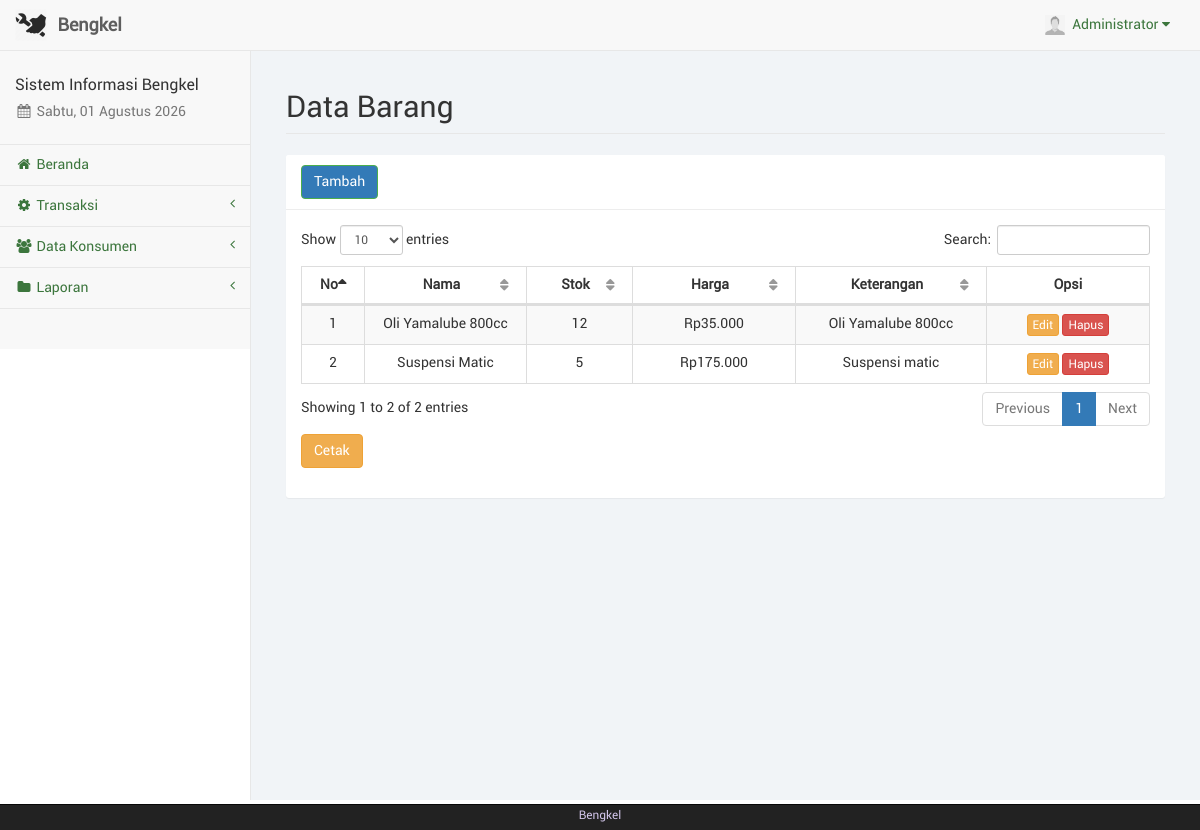
The page /barang.php (signed in) on the database its author committed.
### tables this page shows
CREATE TABLE IF NOT EXISTS `barangjasa` (
  `id_brg` int(11) NOT NULL,
  `nama` varchar(100) NOT NULL,
  `jenis` varchar(20) NOT NULL,
  `stok` varchar(10) NOT NULL,
  `harga` varchar(20) NOT NULL,
  `keterangan` text NOT NULL,
  `id_adm` int(11) NOT NULL
);

### sess_check.php (called while the page is built, shortened)
<?php
	$chk_sess = isset($_SESSION['admin']) ? (int)$_SESSION['admin'] : 0;
	include("dist/config/koneksi.php");
	$sql_sess = "SELECT * FROM admin WHERE id_adm='$chk_sess'";
	$ress_sess = mysqli_query($conn, $sql_sess);
	$row_sess = mysqli_fetch_array($ress_sess);
	$sess_admname = $row_sess['nama_adm'];
	$sess_admfoto = $row_sess['foto_adm'];
?>

### dist/function/format_rupiah.php (called while the page is built, shortened)
<?php
	function format_rupiah($rp) {
		$jumlah = number_format($rp, 0, ",", ".");
		$rupiah = "Rp". $jumlah;
		return $rupiah;
	}
?>

### barang.php (the view, shortened to what this page needs)
<?php
	include("sess_check.php");
	$pagedesc = "Data Barang";
	include("layout_top.php");
	include("dist/function/format_rupiah.php");
?>
		<div id="page-wrapper">
            <div class="container-fluid">
                <div class="row">
                    <div class="col-lg-12">
                        <h1 class="page-header">Data Barang</h1>
                    </div>
                </div>
				<div class="row">
					<div class="col-lg-12"><?php include("layout_alert.php"); ?></div>
				</div>
				<div class="row">
					<div class="col-lg-12">
						<div class="panel panel-default">
							<div class="panel-heading">
								<a href="barang_tambah.php" class="btn btn-success">Tambah</a>
							</div>
							<div class="panel-body">
								<table class="table table-striped table-bordered table-hover" id="tabel-data">
									<thead>
										<tr>
											<th width="1%">No</th>
											<th width="10%">Nama</th>
											<th width="5%">Stok</th>
											<th width="10%">Harga</th>
											<th width="10%">Keterangan</th>
											<th width="10%">Opsi</th>
										</tr>
									</thead>
									<tbody>
										<?php
											$i = 1;
											$sql = "SELECT * FROM barangjasa WHERE jenis='barang' ORDER BY nama ASC";
											$ress = mysqli_query($conn, $sql);
											while($data = mysqli_fetch_array($ress)) {
												echo '<tr>';
												echo '<td class="text-center">'. $i .'</td>';
												echo '<td class="text-center">'. $data['nama'] .'</td>';
												echo '<td class="text-center">'. $data['stok'] .'</td>';
												echo '<td class="text-center">'. format_rupiah($data['harga']) .'</td>';
												echo '<td class="text-center">'. $data['keterangan'] .'</td>';
												echo '<td class="text-center">
													  <a href="barang_edit.php?brg='. $data['id_brg'] .'" class="btn btn-warning btn-xs">Edit</a>';?>
													  <a href="barang_hapus.php?brg=<?php echo $data['id_brg'];?>" onclick="return confirm('Apakah anda yakin akan menghapus <?php echo $data['nama'];?>?');" class="btn btn-danger btn-xs">Hapus</a></td>
												<?php
												echo '</tr>';
												$i++;
											}
										?>
									</tbody>
								</table>
							<div class="form-group">
									<a href="barang_stok.php" target="_blank" class="btn btn-warning">Cetak</a>
							</div>
							</div>
						</div>
					</div>
				</div>
            </div>
        </div>
<?php
	include("layout_bottom.php");
?>

### layout_top.php (shortened to what this page needs)
<?php
	$haries = array("Sunday" => "Minggu", "Monday" => "Senin", "Tuesday" => "Selasa", "Wednesday" => "Rabu", "Thursday" => "Kamis", "Friday" => "Jum'at", "Saturday" => "Sabtu");
	$bulans = array("", "Januari", "Februari", "Maret", "April", "Mei", "Juni", "Juli", "Agustus", "September", "Oktober", "November", "Desember");
	$hari_ini = $haries[date("l")];
	$bulan_ini = $bulans[date("n")];
	$tanggal = date("d");
	$tahun = date("Y");
?>
<!DOCTYPE html>
<html lang="en">
<head>
	<link href="libs/bootstrap/dist/css/bootstrap.min.css" rel="stylesheet">
	<link href="libs/metisMenu/dist/metisMenu.min.css" rel="stylesheet">
    <link href="libs/datatables-plugins/integration/bootstrap/3/dataTables.bootstrap.css" rel="stylesheet">
    <link href="libs/datatables-responsive/css/dataTables.responsive.css" rel="stylesheet">
	<link href="dist/css/sb-admin-2.css" rel="stylesheet">
	<link href="dist/css/offline-font.css" rel="stylesheet">
	<link href="dist/css/custom.css" rel="stylesheet">
	<link href="libs/font-awesome/css/font-awesome.min.css" rel="stylesheet" type="text/css">
</head>
<body>
    <div id="wrapper">
        <nav class="navbar navbar-default navbar-static-top" role="navigation" style="margin-bottom: 0">
            <div class="navbar-header">
				<a class="navbar-brand hidden-xs" href="index.php">
					<img src="foto/logo.png" alt="brand" width="32" class="float-left image-brand">
					<div class="float-right">&nbsp;<strong>Bengkel</strong></div>
				</a>
			</div>
            <ul class="nav navbar-top-links navbar-right">
				<li class="dropdown dropdown-right">
					<a class="dropdown-toggle" data-toggle="dropdown" href="#">
						<img src="../foto/<?php echo $sess_admfoto;?>" width="20px" height="20px" padding="0px">&nbsp;&nbsp;<?php echo ucfirst($sess_admname); ?>&nbsp;<i class="fa fa-caret-down"></i>
					</a>
				</li>
			</ul>
            <div class="navbar-default sidebar" role="navigation">
                <div class="sidebar-nav navbar-collapse">
                    <ul class="nav" id="side-menu">
                        <li class="sidebar-search">
							<h4>Sistem Informasi Bengkel</h4>
							<h5 class="text-muted"><i class="fa fa-calendar fa-fw"></i>&nbsp;<?php echo $hari_ini.", ".$tanggal." ".$bulan_ini." ".$tahun ?></h5>
						</li>
						<?php
							if($pagedesc == "Beranda") {
								echo '<li><a href="index.php" class="active"><i class="fa fa-home fa-fw"></i>&nbsp;Beranda</a></li>';
							}
							else {
								echo '<li><a href="index.php"><i class="fa fa-home fa-fw"></i>&nbsp;Beranda</a></li>';
							}
							if(isset($menuparent) && $menuparent == "transaksi") {
								echo '<li class="active">';
							}
							else {
								echo '<li>';
							}
						?>
							<a href="#"><i class="fa fa-gear fa-fw"></i>&nbsp;Transaksi<span class="fa arrow"></span></a>
						</li>
						<?php
							if(isset($menuparent) && $menuparent == "konsumen") {
								echo '<li class="active">';
							}
							else {
								echo '<li>';
							}
						?>
							<a href="#"><i class="fa fa-group fa-fw"></i>&nbsp;Data Konsumen<span class="fa arrow"></span></a>
						<?php
							if(isset($menuparent) && $menuparent == "laporan") {
								echo '<li class="active">';
							}
							else {
								echo '<li>';
							}
						?>
							<a href="#"><i class="fa fa-folder fa-fw"></i>&nbsp;Laporan<span class="fa arrow"></span></a>
						</li>
	                </ul>
                </div>
            </div>
        </nav>

### rows shown on the page
barangjasa: nama "Oli Yamalube 800cc", stok "12", harga "Rp35.000", keterangan "Oli Yamalube 800cc"
barangjasa: nama "Suspensi Matic", stok "5", harga "Rp175.000", keterangan "Suspensi matic"

### other values the page prints
$sess_admname "Administrator"
